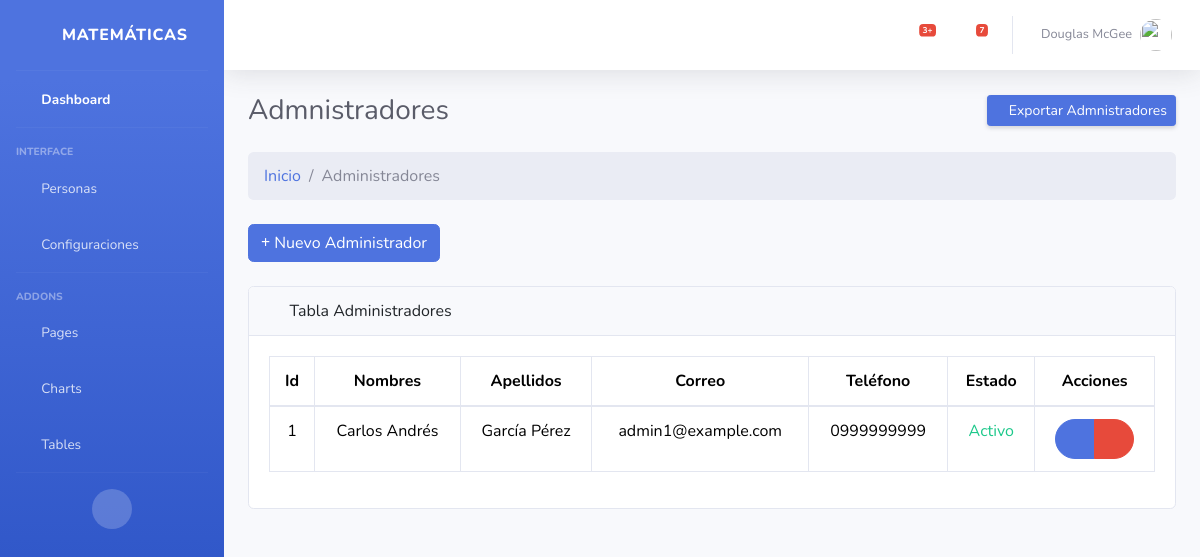
/administrador/, run on an earlier commit of the app's database.
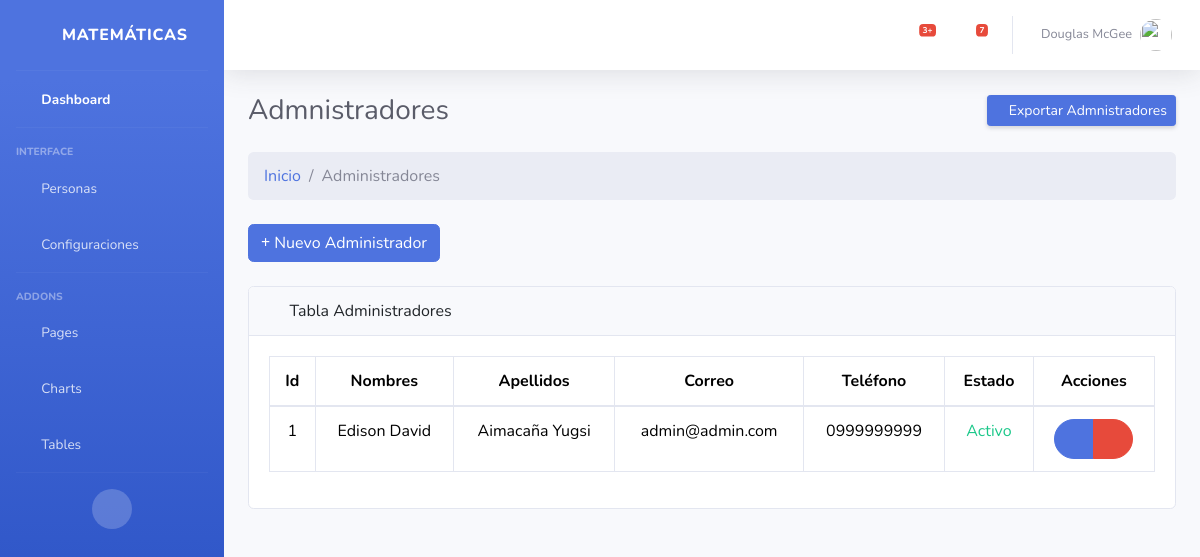
And on a later commit of the database.
### Aplicaciones/core/models.py (models this page shows, shortened)
class Administradores(models.Model):
    adm_id = models.AutoField(primary_key=True)
    fk_id_persona = models.ForeignKey(Personas,verbose_name='Persona',on_delete=models.CASCADE)
    adm_fotografia = models.ImageField(default='Sin Foto',null=True,blank=True,verbose_name="Fotografía:")
    adm_estado = models.BooleanField(default=True,verbose_name='Estado:')

class Personas(models.Model):
    per_id = models.AutoField(primary_key=True)
    fk_id_usuario = models.ForeignKey(User,verbose_name='Usuario',on_delete=models.CASCADE)
    per_segundo_nombre = models.CharField(max_length=50,default="Null",null=False,verbose_name="Segundo nombre:")
    per_segundo_apellido = models.CharField(max_length=50,default="Null",null=False,verbose_name="Segundo apellido:")
    per_fecha_nacimiento = models.DateField(default="Null",verbose_name="Fecha de nacimiento:")
    per_cedula = models.CharField(max_length=15,default="Null",null=False,verbose_name="Cédula:")
    per_telefono = models.CharField(max_length=15,default="Null",null=True,verbose_name="Teléfono:")
    per_fecha_actualizacion = models.DateTimeField(auto_now=True,verbose_name='Actualizado el:')

### Aplicaciones/core/views/crud_administrador_views.py (the view)
# urls.py: path('administrador/', crud_administrador_views.index, name='administrador_index'),
def index(request):
    administradores = Administradores.objects.all()  # Obtener todos los administradores
    return render(request, 'administrador/index.html', {'administradores': administradores})

### Aplicaciones/core/templates/administrador/index.html (shortened to what this page needs)
{% extends 'plantillas/MasterAdmin.html' %}
{% load static %}
{% block css %}
<link href="{% static 'vendor/fontawesome-free/css/all.min.css' %}" rel="stylesheet" type="text/css">
{% endblock %}
{% block content %}
<div class="container-fluid ">
  <div class="d-sm-flex align-items-center justify-content-between mb-4">
    <h1 class="h3 mb-0 text-gray-800">Admnistradores</h1>
    <a href="#" class="d-none d-sm-inline-block btn btn-sm btn-primary shadow-sm"> Exportar Admnistradores </a>
  </div>
  <ol class="breadcrumb mb-4">
    <li class="breadcrumb-item"><a href="{% url 'inicio' %}">Inicio</a></li>
    <li class="breadcrumb-item active">Administradores</li>
  </ol>
  <div class="mb-4">
    <a href="{% url 'administrador_create' %}" class="btn btn-primary"><i class="fas fa-plus"></i> Nuevo
      Administrador</a>
  </div>
  <div class="card mb-4">
    <div class="card-header">
      <i class="fas fa-table me-1"></i>
      Tabla Administradores
    </div>
    <div class="card-body">
      <div class="table-responsive">
        <table class="table table-bordered text-center" id="tbl-admin" width="100%" cellspacing="0">
          <thead>
            <tr>
              <th>Id</th>
              <th>Nombres</th>
              <th>Apellidos</th>
              <th>Correo</th>
              <th>Teléfono</th>
              <th>Estado</th>
              <th>Acciones</th>
            </tr>
          </thead>
          <tbody>
            {% for admin in administradores %}
              <tr>
                <td>{{admin.adm_id}}</td>
                <td>{{admin.fk_id_persona.fk_id_usuario.first_name}} {{admin.fk_id_persona.per_segundo_nombre}}</td>
                <td>{{admin.fk_id_persona.fk_id_usuario.last_name}} {{admin.fk_id_persona.per_segundo_apellido}}</td>
                <td>{{admin.fk_id_persona.fk_id_usuario.email}}</td>
                <td>{{admin.fk_id_persona.per_telefono}}</td>
                {% if admin.adm_estado %}
                  <td class="text-success">Activo</td>
                {% else %}
                  <td class="text-danger">Inactivo</td>
                {% endif %}
                <td>
                  <div class="btn-group" role="group" aria-label="Basic mixed styles example">
                    <a href="{%url 'administrador_edit' admin.adm_id%}" type="button" class=" btn btn-primary btn-circle "><span><i
                          class="fas fa-pen"></i></span></a>
                    <button type="button" class="btn btn-danger btn-circle" data-bs-toggle="modal"
                      data-bs-target="#confirmarModal"><i class="fas fa-trash"></i></button>
                  </div>
                </td>
              </tr>
            {% empty %}
              <tr>
                <td colspan="6">No hay administradores registrados</td>
              </tr>
            {% endfor %}
          </tbody>
        </table>
      </div>
    </div>
  </div>
</div>
{% endblock %}

What changed in the data, as far as the page shows it:
changed through a linked row, Administradores id 1: fk_id_persona.fk_id_usuario.first_name "Carlos" → "Edison"; fk_id_persona.per_segundo_nombre "Andrés" → "David"; fk_id_persona.fk_id_usuario.last_name "García" → "Aimacaña"; fk_id_persona.per_segundo_apellido "Pérez" → "Yugsi"; fk_id_persona.fk_id_usuario.email "admin1@example.com" → "admin@admin.com"
